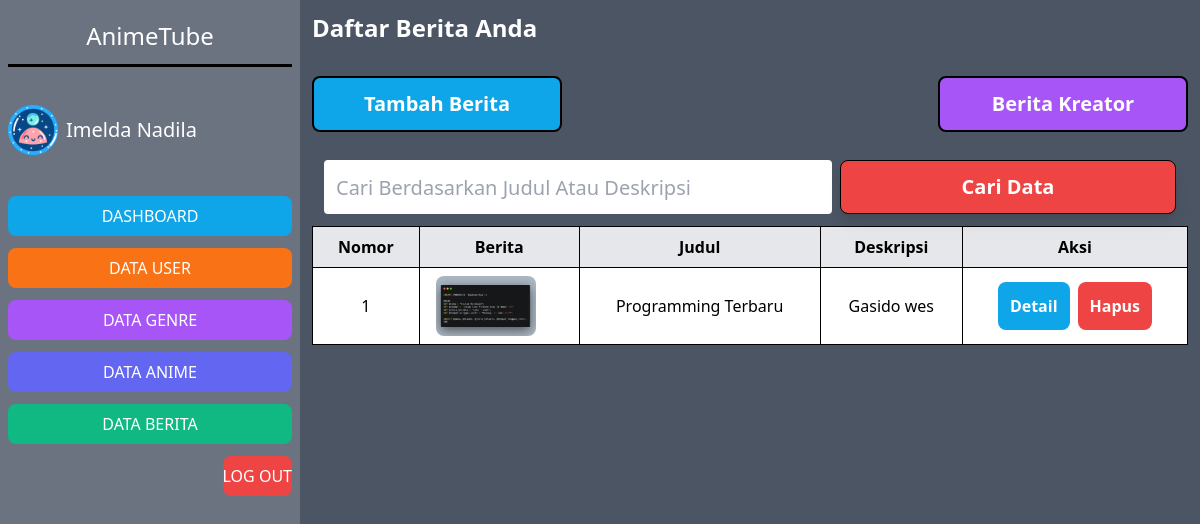
The app's page /public/admin/berita (signed in) with its own data.
### tables this page shows
CREATE TABLE `berita` (
  `id` int NOT NULL,
  `judul` varchar(150) NOT NULL,
  `slug_judul` text NOT NULL,
  `deskripsi` text NOT NULL,
  `foto` text NOT NULL,
  `waktu_upload` timestamp NOT NULL,
  `waktu_update` timestamp NOT NULL DEFAULT CURRENT_TIMESTAMP,
  `user_id` int NOT NULL
);

### app/core/Controller.php (called while the page is built, shortened)
<?php
class Controller {
    public function view($view, $data = []) {
        require_once "../app/views/{$view}.php";
    }
    public function model($model) {
        return new $model;
    }
}

### app/controllers/Admin.php (called while the page is built, shortened)
<?php
class Admin extends Controller
{
    public function berita()
    {
        $data['judul'] = 'Master Berita';
        $data['news'] = $this->model('Berita_model')->getAllNews();
        $this->view('admin/berita/data_berita', $data);
    }
}

### app/core/App.php (called while the page is built, shortened)
<?php
class App
{
    protected $method = 'index';
    protected $params = [];
    public function __construct()
    {
        $url = $this->parseURL();
        if (isset($url[0])) {
            if (file_exists("../app/controllers/{$url[0]}.php")) {
                unset($url[0]);
            }
        }
        $this->controller = new $this->controller;
        if (isset($url[1])) {
            if (method_exists($this->controller, $url[1])) {
                $this->method = $url[1];
            }
        }
        call_user_func_array([$this->controller, $this->method], $this->params);
    }
    public function parseURL()
    {
        if (isset($_GET['url'])) {
            $url = rtrim($_GET['url'], '/');
            $url = filter_var($url, FILTER_SANITIZE_URL);
            $url = explode('/', $url);
            return $url;
        }
    }
}

### public/index.php (called while the page is built, shortened)
<?php
$app = new App;

### app/core/Database.php (called while the page is built, shortened)
<?php
class Database
{
    private $host = DB_HOST;
    private $user = DB_USER;
    private $pass = DB_PASS;
    private $db_name = DB_NAME;
    private $dbh;
    private $stmt;
    public function __construct()
    {
        $dsn = "mysql:host={$this->host};dbname={$this->db_name}";
        $option = [
            PDO::ATTR_PERSISTENT => true,
            PDO::ATTR_ERRMODE => PDO::ERRMODE_EXCEPTION
        ];
        try {
            $this->dbh = new PDO($dsn, $this->user, $this->pass, $option);
        } catch (PDOException $e) {
            die($e->getMessage());
        }
    }
    public function query($query)
    {
        $this->stmt = $this->dbh->prepare($query);
    }
    public function execute()
    {
        $this->stmt->execute();
    }
    public function resultSet()
    {
        $this->execute();
        return $this->stmt->fetchAll(PDO::FETCH_ASSOC);
    }
}

### app/models/Berita_model.php (called while the page is built, shortened)
<?php
class Berita_model
{
    private $table = 'berita';
    private $db;
    public function __construct()
    {
        $this->db = new Database;
    }
    public function getAllNews()
    {
        $this->db->query("SELECT user.nama, berita.*
        FROM {$this->table}
        INNER JOIN user ON user.id = berita.user_id");
        return $this->db->resultSet();
    }
}

### app/views/admin/berita/data_berita.php (the view, shortened to what this page needs)
<div class="col-span-8 lg:col-span-6 bg-gray-600 p-3 flex flex-col">
    <h1 class="text-2xl text-white font-bold">Daftar Berita Anda</h1>
    <div class="w-full mt-8 overflow-x-auto">
        <div class="flex justify-between items-center mb-4">
            <a href="<?= BASEURL; ?>/admin/halamanTambahBerita">
                <div class="w-[250px] bg-sky-500 text-xl text-center border border-black border-2 text-white font-bold p-3 rounded-lg transition duration-150 ease-in-out hover:scale-105">
                    Tambah Berita
                </div>
            </a>
            <a href="#">
                <div class="w-[250px] bg-purple-500 text-xl text-center border border-black border-2 text-white font-bold p-3 rounded-lg transition duration-150 ease-in-out hover:scale-105">
                    Berita Kreator
                </div>
            </a>
        </div>
        <form action="<?= BASEURL; ?>/admin/cariBerita" method="post" id="filter" class="p-3 grid grid-cols-1 sm:grid-cols-2 lg:grid-cols-5 gap-2 mt-4">
            <input type="text" name="keyword" autofocus autocomplete="off" placeholder="Cari Berdasarkan Judul Atau Deskripsi" class="h-[54px] col-span-5 lg:col-span-3 rounded text-xl px-3 py-3">
            <button type="submit" name="cari" class="bg-red-500 col-span-5 lg:col-span-2 text-xl text-white font-bold p-3 border border-black rounded-lg shadow-lg transition duration-150 ease-in-out hover:scale-105">Cari Data</button>
        </form>
        <div class="w-full overflow-x-auto">
            <table class="w-full table-auto text-center bg-white border border-black border-collapse">
                <thead class="bg-gray-200">
                    <tr>
                        <th class="border border-black px-4 py-2">Nomor</th>
                        <th class="border border-black px-4 py-2">Berita</th>
                        <th class="border border-black px-4 py-2">Judul</th>
                        <th class="border border-black px-4 py-2">Deskripsi</th>
                        <th class="border border-black px-4 py-2">Aksi</th>
                    </tr>
                </thead>
                <tbody>
                    <?php $no_urut = 1; ?>
                    <?php foreach ($data['news'] as $berita) : ?>
                        <tr>
                            <td class="border border-black px-4 py-2"><?= $no_urut ?></td>
                            <td class="border border-black px-4 py-2">
                                <div class="w-[100px] h-[60px] overflow-hidden rounded-lg">
                                    <img src="<?= BASEURL; ?>/assets/images/<?= $berita['foto']; ?>" alt="Foto User" class="object-cover object-center h-full w-full">
                                </div>
                            </td>
                            <td class="border border-black px-4 py-2"><?= $berita['judul']; ?></td>
                            <td class="border border-black px-4 py-2"><?= $berita['deskripsi']; ?></td>
                            <td class="border border-black px-4 py-2">
                                <div class="flex justify-center gap-2">
                                    <a href="<?= BASEURL; ?>/admin/detailBerita/<?= $berita['slug_judul'] ?>" class="bg-sky-500 hover:scale-105 text-white font-bold p-3 rounded-lg transition duration-150 ease-in-out">Detail</a>
                                    <form action="<?= BASEURL; ?>/admin/hapusBerita/<?= $berita['slug_judul'] ?>" method="post" class="delete-form">
                                        <button type="button" class="delete-button bg-red-500 hover:scale-105 text-white font-bold p-3 rounded-lg transition duration-150 ease-in-out">Hapus</button>
                                    </form>
                                </div>
                            </td>
                        </tr>
                        <?php $no_urut++; ?>
                    <?php endforeach; ?>
                </tbody>
            </table>
        </div>
    </div>
</div>

### records on screen
berita: foto (picture), judul "Programming Terbaru", deskripsi "Gasido wes"

### other values on screen
$_SESSION['user']['nama'] "Imelda Nadila"
